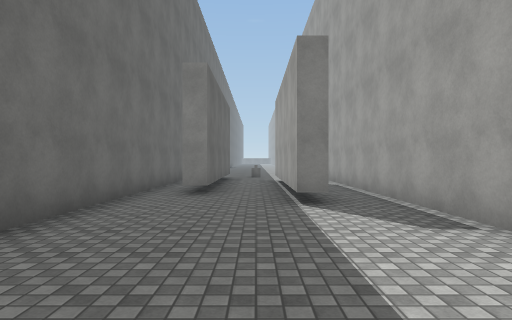
view 1 (above)

15 first-person views from a walk through a Unity game level. The camera is 1.4 m above the floor, looks level and sees 75° across. The floor is counted in squares, 2 m on a side. Each view is taken from the middle of a square. On the plan, view 1 faces up. The plan holds only what a view shows up to about 10 squares ahead; the rest is blank. The place goes on beyond the plan. The player is left out. Surface patterns are stand-ins for the level's own textures.

view 2
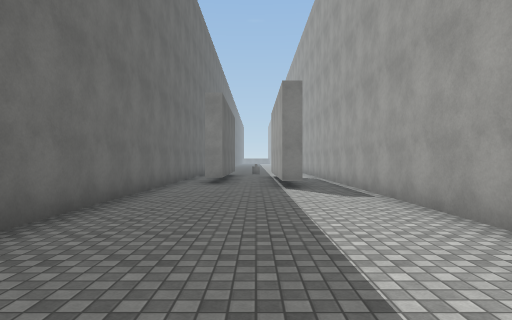

view 3
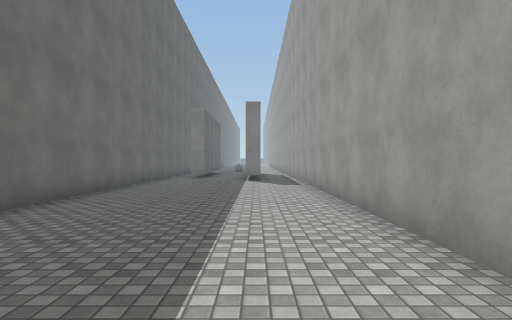

view 4
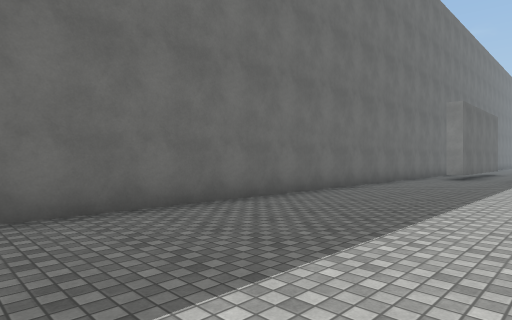

view 5
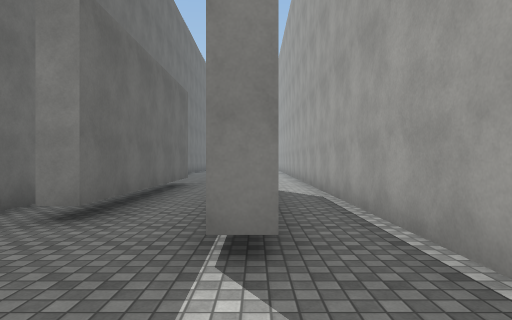

view 6
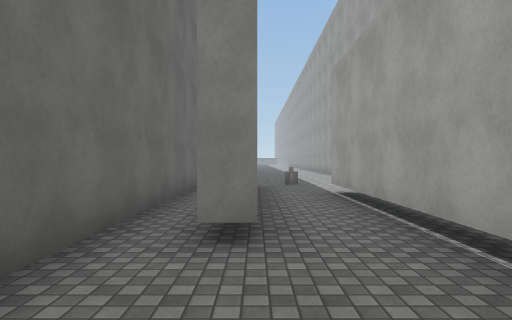

view 7
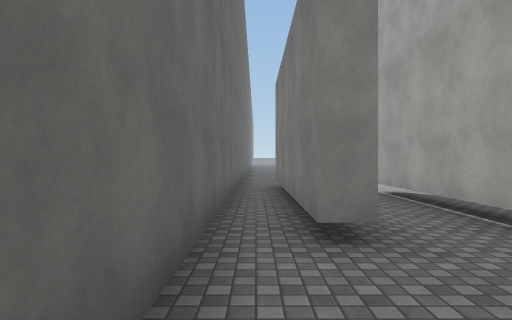

view 8
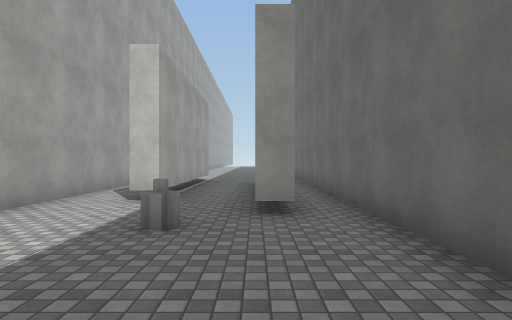

view 9
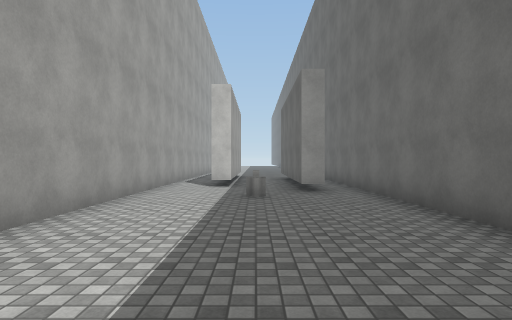

view 10
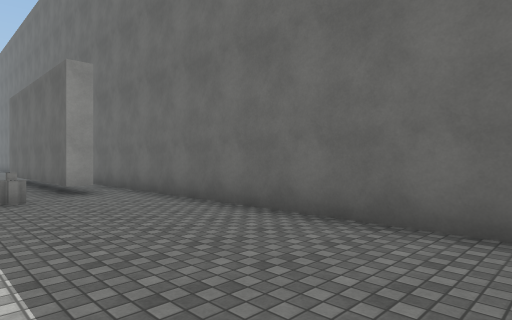

view 11
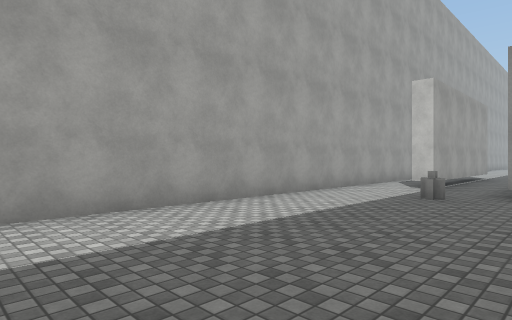

view 12
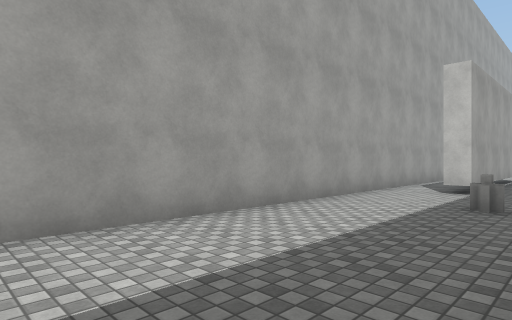

view 13
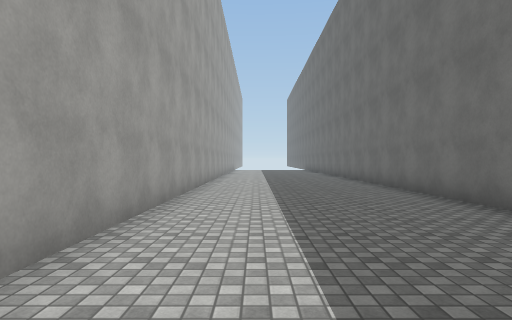

view 14
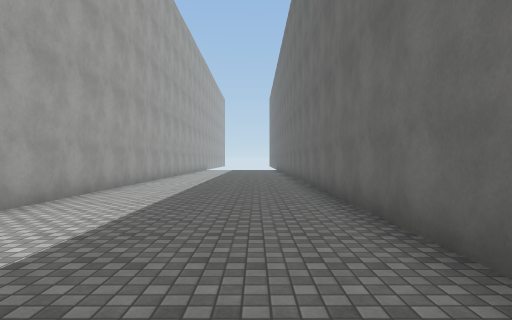

view 15
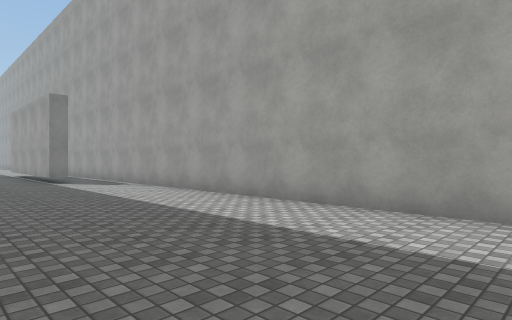

### Floor plan
Points are (right, up) in squares from view 1. A wall is a line through its corners. A room is listed if a view was taken in it or the views show most of it. See-through windows are left out.
Room 1 (views 1, 2, 3, 4, 5, 6, 7, 13, 14, 15)
walls: (1.2, 5.3) (0.7, 5.3) (0.7, 11.3); (2.5, -6) (2.5, 11.5); (-1, 11.6) (-1, 6.8) (-1.5, 6.8) (-1.5, 12.5); (-2.5, 12.4) (-2.5, -6)
ways out: opening at (0, 11.3) to room 2
Room 2 (views 8, 9, 10, 11, 12)
walls: (-1.5, 12.8) (-1, 12.8) (-1, 11.6); (-2.5, 19.6) (-2.5, 12.4); (0.7, 11.3) (1.2, 11.3); (2.5, 11.5) (2.5, 19.5)
ways out: opening at (0, 11.3) to room 1
objects: other object (0, 13)

Where each view was taken, in squares from view 1:
view 1: 0 up, 0 right, facing up
view 2: 3 down, 0 right, facing up
view 3: 6 down, 1 right, facing up
view 4: 6 down, 2 right, facing up-left
view 5: 3 up, 1 right, facing up
view 6: 4 up, 1 left, facing up
view 7: 4 up, 2 left, facing up
view 8: 17 up, 1 left, facing down
view 9: 20 up, 0 right, facing down
view 10: 20 up, 1 right, facing down-left
view 11: 20 up, 2 left, facing down-right
view 12: 19 up, 1 left, facing down-right
view 13: 4 up, 1 right, facing down
view 14: 4 up, 1 left, facing down
view 15: 6 down, 2 left, facing up-right
